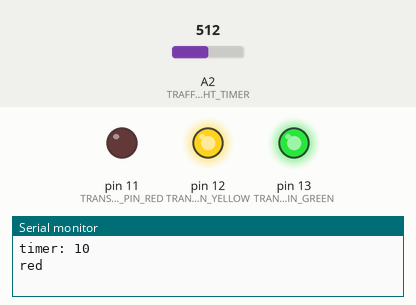
Simulated run of this program. Board: Arduino Uno, built with avr-gcc and run on an emulated ATmega328P. Shown: output pins drawn as LEDs (lit = HIGH), the last lines printed to the serial monitor. The test bench sets the inputs (shaded band); at power-on: A2 (TRAFFIC_LIGHT_TIMER) = 512.

Above: at 5.0 s.
At 11.0 s:
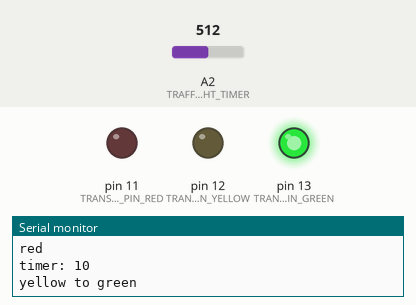
At 17.0 s:
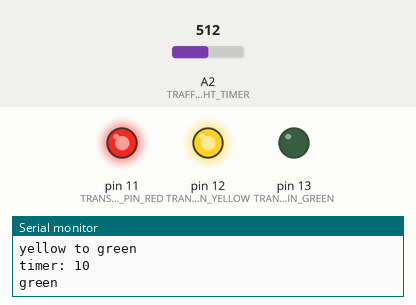
At 23.0 s:
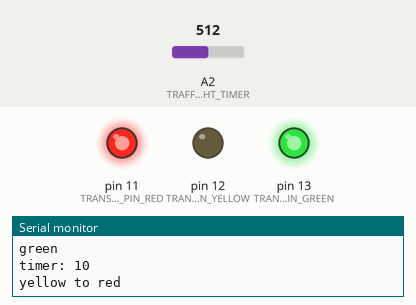
Timing chart, 0 to 31.2 s (numbered marks = the images above):
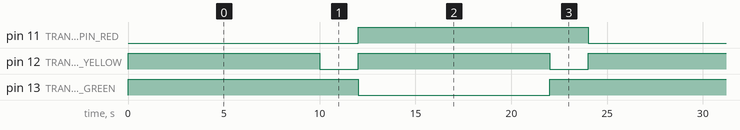

Measured:
- by itself, pin 11 (TRANSISTOR_PIN_RED): alternates HIGH for 12.0 s and LOW for 12.0 s
- by itself, pin 12 (TRANSISTOR_PIN_YELLOW): alternates HIGH for 10.0 s and LOW for 2.0 s
- by itself, pin 13 (TRANSISTOR_PIN_GREEN): repeats every 24.0 s: LOW 10.0 s, HIGH 14.0 s

The program:

main.cpp
```cpp
#include <Arduino.h>

#define STATE_TIMER_MAX    20
#define STATE_TIMER_MIN     2

#define TRANSISTOR_PIN_RED    11
#define TRANSISTOR_PIN_YELLOW 12
#define TRANSISTOR_PIN_GREEN  13
#define TRAFFIC_LIGHT_TIMER   A2  /* Pin A2 */

typedef enum{
  state_green          = 1,
  state_yellow_to_red     ,
  state_red               ,
  state_yellow_to_green
}traffic_light_state_t;

traffic_light_state_t traffic_light_state = state_red;

void setup() {
  Serial.begin(9600);
  traffic_light_state = state_red;
  pinMode(TRANSISTOR_PIN_GREEN,  OUTPUT);        /* configure pin for GREEN LED's */
  pinMode(TRANSISTOR_PIN_YELLOW, OUTPUT);        /* configure pin for YELLOW LED's */
  pinMode(TRANSISTOR_PIN_RED,    OUTPUT);        /* configure pin for RED LED's */
  pinMode(TRAFFIC_LIGHT_TIMER,   INPUT);         /* configure pin for read resistant for timer */
}

void loop() {

  uint32_t timer = max((analogRead(TRAFFIC_LIGHT_TIMER) * STATE_TIMER_MAX) / 1023 , STATE_TIMER_MIN);
  Serial.print("timer: ");
  Serial.println(timer);

  switch (traffic_light_state)
  {
  case state_green:
    Serial.println("green");
    digitalWrite(TRANSISTOR_PIN_RED,   HIGH);
    digitalWrite(TRANSISTOR_PIN_YELLOW,HIGH);
    digitalWrite(TRANSISTOR_PIN_GREEN, LOW);
    delay(timer*1000);
    traffic_light_state = state_yellow_to_red;
    break;

  case state_yellow_to_red:
    Serial.println("yellow to red");
    digitalWrite(TRANSISTOR_PIN_RED,   HIGH);
    digitalWrite(TRANSISTOR_PIN_YELLOW,LOW);
    digitalWrite(TRANSISTOR_PIN_GREEN, HIGH);
    delay(2000);
    traffic_light_state = state_red;
    break;

  case state_red:
    Serial.println("red");
    digitalWrite(TRANSISTOR_PIN_RED,   LOW);
    digitalWrite(TRANSISTOR_PIN_YELLOW,HIGH);
    digitalWrite(TRANSISTOR_PIN_GREEN, HIGH);
    delay(timer*1000);
    traffic_light_state = state_yellow_to_green;
    break;
    break;

  case state_yellow_to_green:
    Serial.println("yellow to green");
    digitalWrite(TRANSISTOR_PIN_RED,   LOW);
    digitalWrite(TRANSISTOR_PIN_YELLOW,LOW);
    digitalWrite(TRANSISTOR_PIN_GREEN, HIGH);
    delay(2000);
    traffic_light_state = state_green;
    break;

  default:
    traffic_light_state = state_red;
    break;
  }
}
```
